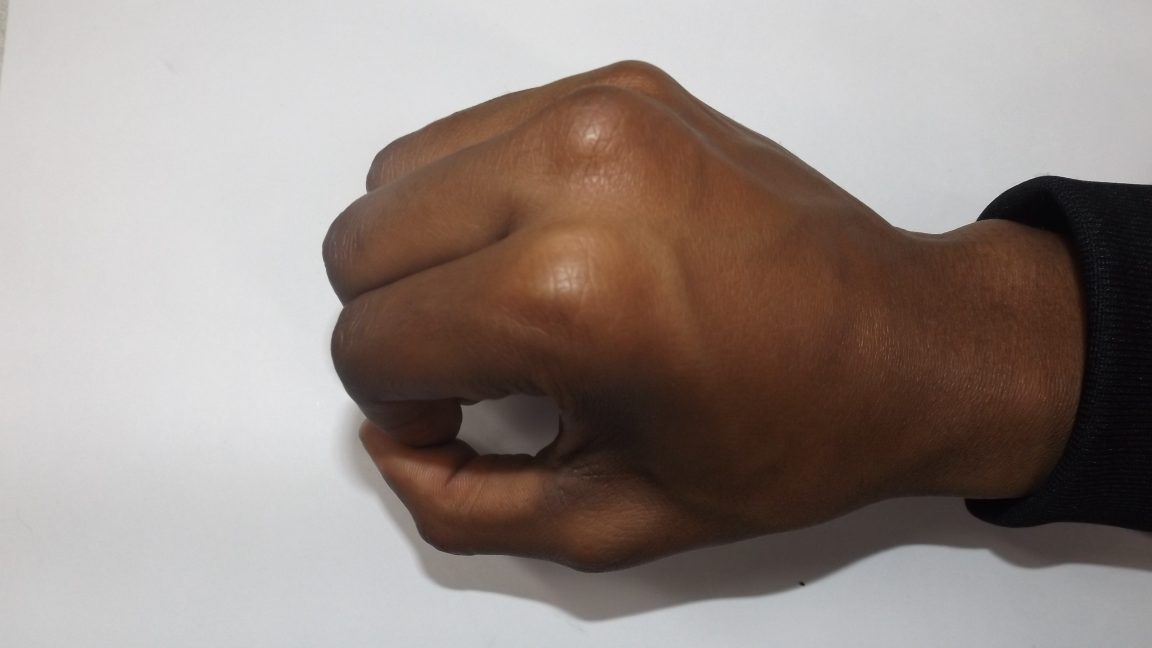
#> input picture 0_men (7).JPG, 4608 x 2592 px (shown at 1/4 size)
$ python -i submissionScript.py   (imports and definitions only)
#> lines starting #> are read from the running program, lines starting #| are printed output that depends on the picture; after the words box and inside, x2 and y2 are one past the last pixel; in counts of white or black regions, pixels touching at a corner belong together
#> further down, picture is the input picture: shape (2592, 4608, 3); mean B, G, R 131.9, 137.4, 149.3
# ML models imports
from sklearn.model_selection import RandomizedSearchCV,GridSearchCV
from sklearn.ensemble import RandomForestClassifier, GradientBoostingClassifier
from sklearn.svm import SVC
from sklearn.linear_model import LogisticRegression
from sklearn.tree import DecisionTreeClassifier
from sklearn.neighbors import KNeighborsClassifier
from sklearn.cluster import KMeans
from sklearn.naive_bayes import GaussianNB
from sklearn.neural_network import MLPClassifier
from sklearn.model_selection import train_test_split
from sklearn.model_selection import train_test_split
from skimage.feature import hog
from sklearn.decomposition import PCA
from sklearn.preprocessing import StandardScaler
from skimage.transform import probabilistic_hough_line
from skimage.feature import canny
from xgboost import XGBClassifier
from skimage.feature import local_binary_pattern
from skimage.feature import graycomatrix, graycoprops, local_binary_pattern
import time

# destribution models imports
from scipy.stats import randint, uniform

# Data manipulation imports
import numpy as np
import pandas as pd
import tqdm as tqdm

# visualisation models imports
import matplotlib.pyplot as plt

# image processing imports
import skimage.io as io
import cv2
from skimage.transform import resize

# dealing with files
import os

# visual dataset (to test randomized gridsearch not needed for now)
from sklearn.datasets import make_hastie_10_2  # to test our models

# from utils import prepareData, LoadData, FeatureExtraction, preprocess
import csv
import joblib


def segment(image):
    blured_image = cv2.GaussianBlur(image, (7, 7), 0)
    ycbcr_image = cv2.cvtColor(blured_image, cv2.COLOR_BGR2YCrCb)
#> ycbcr_image: shape (2592, 4608, 3); mean of channels 0, 1, 2 140.3, 134.4, 123.2
    # Extract the Cr channel
    cr_channel = ycbcr_image[:, :, 1]
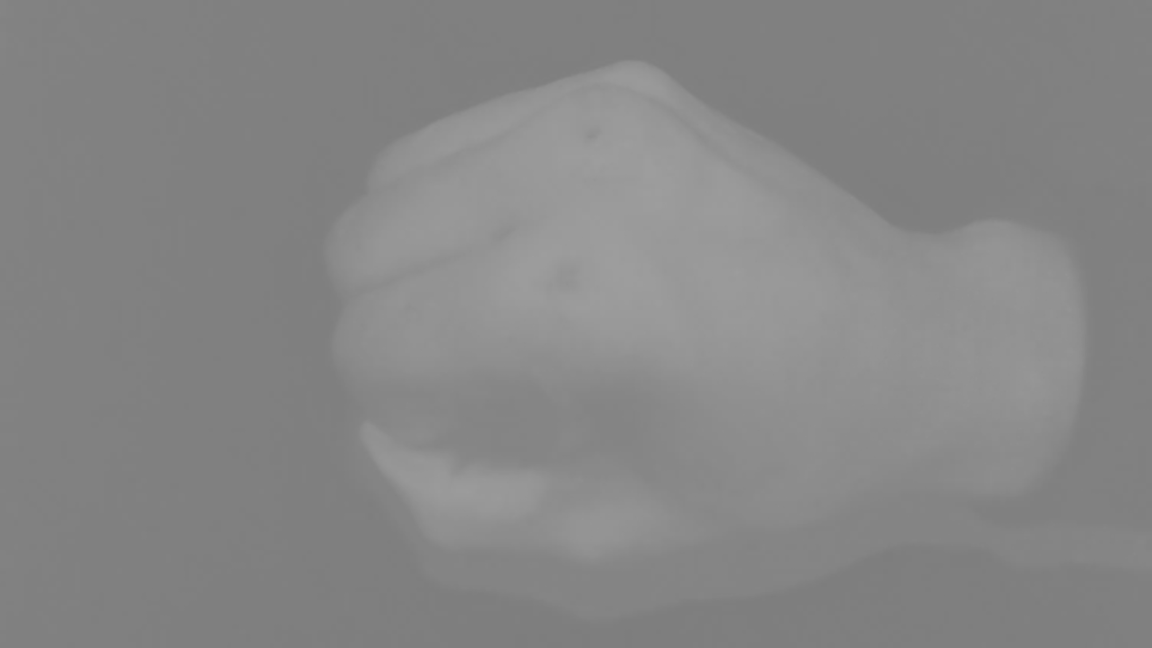
#> cr_channel: shape (2592, 4608) (shown at 1/4 size); min 125, max 158, mean 134.4

    # Apply thresholding to obtain a binary image
    _, binary_img = cv2.threshold(
        cr_channel, 0, 255, cv2.THRESH_BINARY_INV + cv2.THRESH_OTSU)
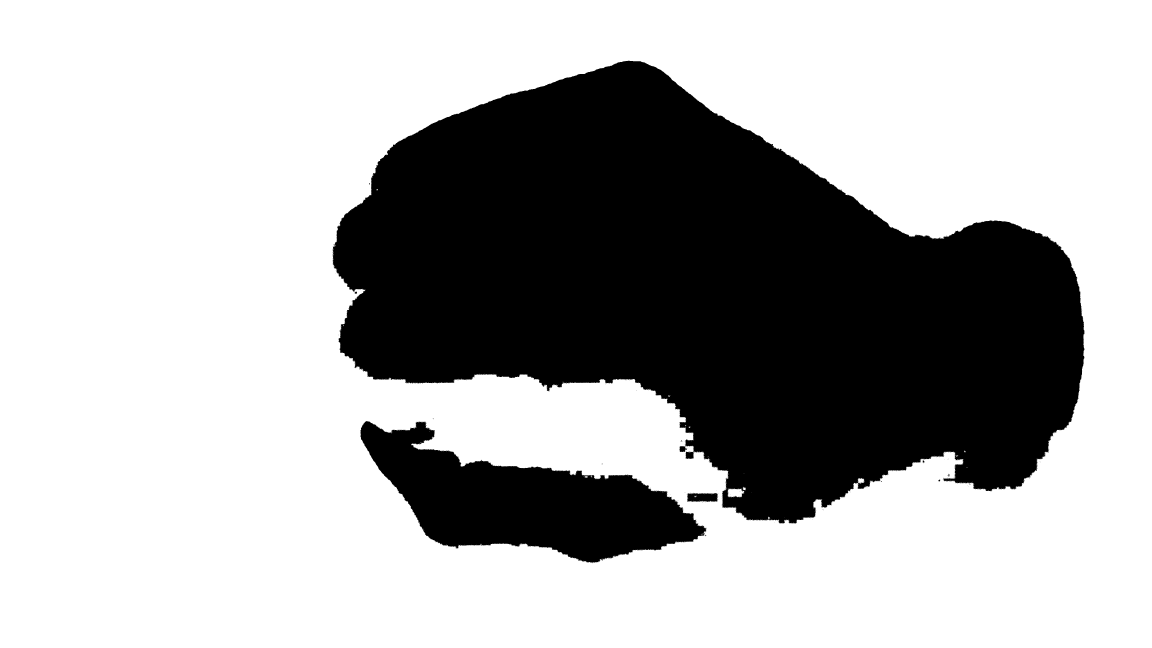
#> binary_img: shape (2592, 4608) (shown at 1/4 size); 68.8% white; 338 black regions (330 under 20 px), largest, box (x1, y1, x2, y2) and area: (1329, 243, 4338, 2094) 3328690, (1442, 1684, 2826, 2253) 387551, (2748, 1972, 2872, 2008) 3766

    # Define the structuring element for the closing operation
    kernel = cv2.getStructuringElement(cv2.MORPH_RECT, (10, 10))

    # Perform the closing operation
    closed_img = cv2.morphologyEx(binary_img, cv2.MORPH_CLOSE, kernel)
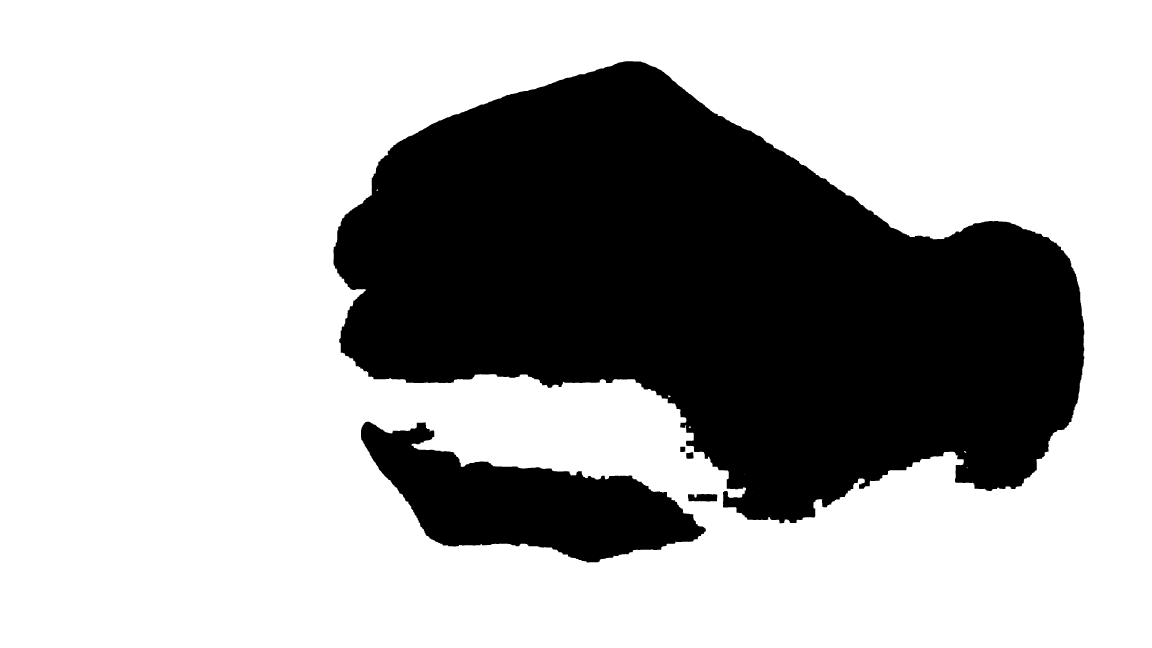
#> closed_img: shape (2592, 4608) (shown at 1/4 size); 69% white; 5 black regions, box (x1, y1, x2, y2) and area: (1334, 245, 4337, 2093) 3318041, (1444, 1687, 2823, 2250) 383562, (2752, 1976, 2869, 2006) 3119, (2745, 1809, 2774, 1835) 672, (2721, 1787, 2741, 1808) 411

    # Find the contours in the binary image
    contours, hierarchy = cv2.findContours(
        closed_img, cv2.RETR_EXTERNAL, cv2.CHAIN_APPROX_SIMPLE)
#> contours = [[[0, 0], [0, 2591], [4607, 2591], [4607, 0]]]

    # Filling the contours on a copy of the original image
    # img_contours = cv2.cvtColor(cr_channel, cv2.COLOR_GRAY2BGR)
    # cv2.drawContours(img_contours, contours, -1, (0, 0, 0), -1)

    segmented_image = closed_img.copy()
    cv2.drawContours(segmented_image, contours, -1, 255, -1)
#> segmented_image: shape (2592, 4608); every value is 255

    return segmented_image


def FeatureExtraction(image):

    preprocessed_image = segment(image)

    resized_image = resize(preprocessed_image, (64, 128))
#> resized_image: shape (64, 128) float64; every value is 1

    hog_features = hog(resized_image, block_norm='L2-Hys', feature_vector=True,
                    transform_sqrt=True, pixels_per_cell=(12, 12), cells_per_block=(2, 2))
#> hog_features = 1296 values from 0 to 0

    return hog_features


def testOurModel(path):
    '''
       this is a utility function used to load the test images
    '''

    y_pred = []
    datadir = path
    svm = joblib.load('model_1_All_Images_HOG_Only.pkl')
    # loop over gender

    for img in sorted(os.listdir(datadir), key=lambda x: int(x.split('.')[0])):
        # ignoring anything except images
        if((img.split('.')[-1]).lower() not in ['jpg', 'png', 'jpeg']):
            continue

        tic = time.time()
        y_pred = logic(svm,io.imread(datadir + "/" + img))
        toc = time.time()

        with open("time.txt", "a") as file:
            file.write(f'{(toc-tic)*1000} ms\n')


        with open("results.txt", "a") as file:
            file.write(f'{y_pred[0]}\n')

    return


def logic(svm,image):
    features = FeatureExtraction(image)
    y_pred = svm.predict(features.reshape(1,-1))

    return y_pred


def main():
    # Main logic of the script
    path = input("Please enter image path : ")
    testOurModel(path)


# Call the main() function if this script is being run directly
# [2 lines not run here, left out]

>>> import cv2
>>> picture = cv2.imread('0_men (7).JPG')
>>> result = FeatureExtraction(picture)
#> result = 1296 values from 0 to 0
